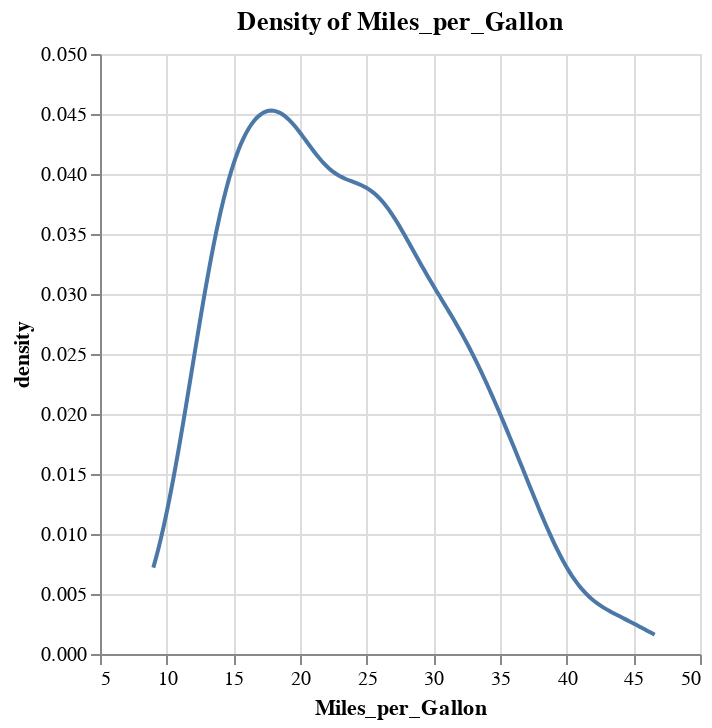

Source (notebook cell):
### Markdown cell above
We can immediately see that values of cars' MPG fall in the range 10 - 45. We can also look at this data as a frequency **distribution**, where the values on Y-axis are percentagess instead of counts.

Kernel Density Estimate (KDE) is a technique used in statistics to estimate the probability density function of a continuous random variable. It provides a smooth, continuous curve that represents the distribution of data.

To do so we need KDE

**What is KDE?**

KDE helps you understand the distribution of a variable by smoothing out the data points into a continuous curve.

**How It Works:** It takes the data and fits a smooth curve to it. This curve shows where data points are concentrated and where they are sparse.


**Visualization:**

KDE plots are often used to visualize the distribution of data. They provide a clearer view of the data’s structure compared to histograms, especially when comparing multiple distributions.

### Code cell
# Kernel Density Estimate (KDE) plot for the distribution of horsepower
kde = alt.Chart(cars).transform_density(
    density='Miles_per_Gallon',
    as_=['Miles_per_Gallon', 'density']
).mark_line().encode(
    x='Miles_per_Gallon:Q',
    y='density:Q'
).properties(
    title="Density of Miles_per_Gallon"
)

kde

### Figure 1 — Vega-Lite specification as saved in the notebook (floating-point values rounded to 4 significant figures; data arrays with more than 128 entries replaced by an {"elided": "..."} marker saying what was removed)
{"config": {"view": {"continuousWidth": 300, "continuousHeight": 300}}, "data": {"name": "data-583e73726c1545c56c203344161a975c"}, "mark": {"type": "line"}, "encoding": {"x": {"field": "Miles_per_Gallon", "type": "quantitative"}, "y": {"field": "density", "type": "quantitative"}}, "title": "Density of Miles_per_Gallon", "transform": [{"density": "Miles_per_Gallon", "as": ["Miles_per_Gallon", "density"]}], "$schema": "https://vega.github.io/schema/vega-lite/v5.20.1.json", "datasets": {"data-583e73726c1545c56c203344161a975c": {"elided": "406 records"}}}
